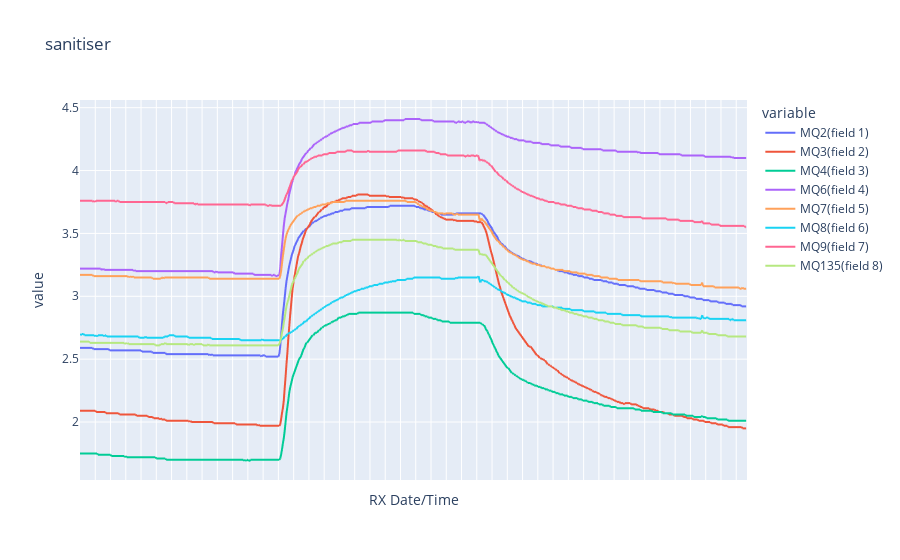
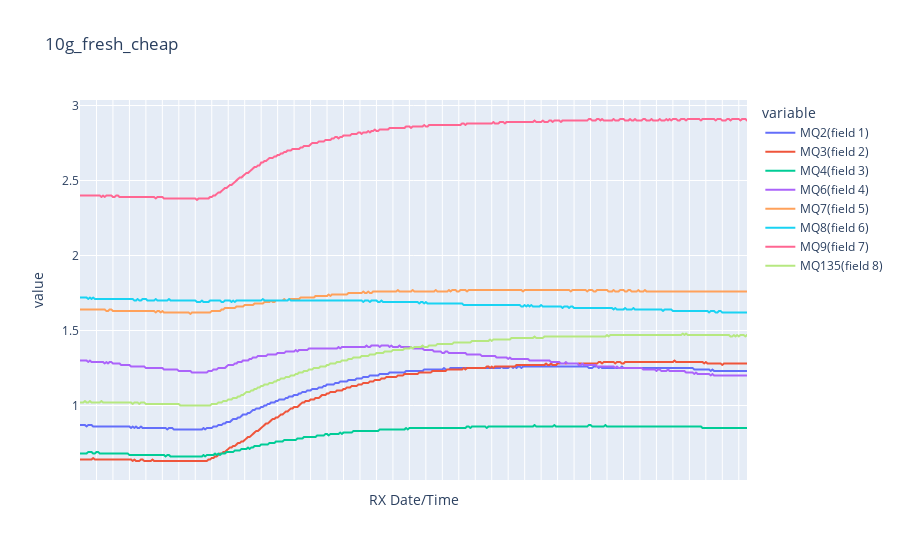
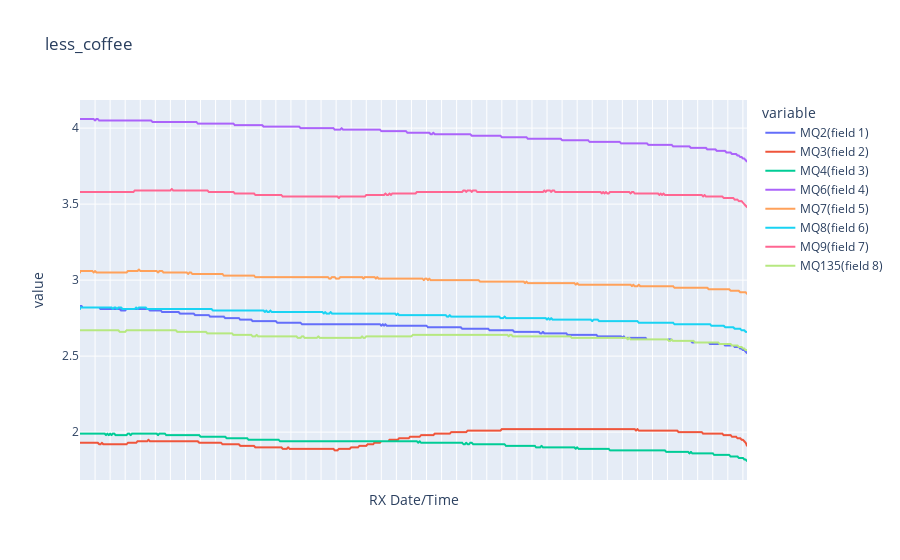
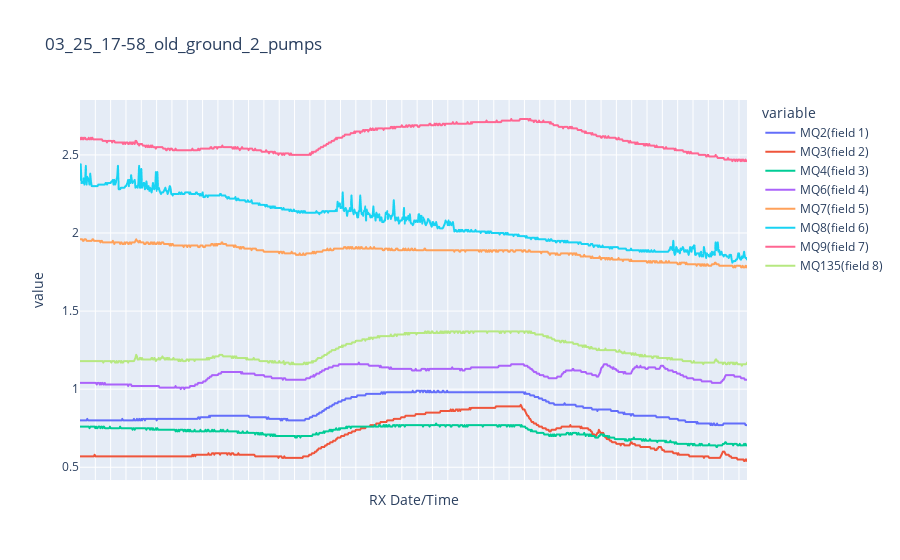

The notebook cell these images were saved under, in order:
### Code cell
show_chart('sanitiser')
# show_chart('10g_semi-fresh_coffee')
show_chart('10g_fresh_cheap')
show_chart('less_coffee')
show_chart('03_25_17-58_old_ground_2_pumps')

### Figure 1 — Plotly figure (JSON) as saved in the notebook; plotly's stock layout.template omitted (floating-point values rounded to 4 significant figures; data arrays with more than 128 entries replaced by an {"elided": "..."} marker saying what was removed)
{"data": [{"hovertemplate": "variable=MQ2(field 1)<br>RX Date/Time=%{x}<br>value=%{y}<extra></extra>", "legendgroup": "MQ2(field 1)", "line": {"color": "#636efa", "dash": "solid"}, "mode": "lines", "name": "MQ2(field 1)", "showlegend": true, "type": "scattergl", "x": {"elided": "744 str values"}, "xaxis": "x", "y": {"elided": "744 float values"}, "yaxis": "y"}, {"hovertemplate": "variable=MQ3(field 2)<br>RX Date/Time=%{x}<br>value=%{y}<extra></extra>", "legendgroup": "MQ3(field 2)", "line": {"color": "#EF553B", "dash": "solid"}, "mode": "lines", "name": "MQ3(field 2)", "showlegend": true, "type": "scattergl", "x": {"elided": "744 str values"}, "xaxis": "x", "y": {"elided": "744 float values"}, "yaxis": "y"}, {"hovertemplate": "variable=MQ4(field 3)<br>RX Date/Time=%{x}<br>value=%{y}<extra></extra>", "legendgroup": "MQ4(field 3)", "line": {"color": "#00cc96", "dash": "solid"}, "mode": "lines", "name": "MQ4(field 3)", "showlegend": true, "type": "scattergl", "x": {"elided": "744 str values"}, "xaxis": "x", "y": {"elided": "744 float values"}, "yaxis": "y"}, {"hovertemplate": "variable=MQ6(field 4)<br>RX Date/Time=%{x}<br>value=%{y}<extra></extra>", "legendgroup": "MQ6(field 4)", "line": {"color": "#ab63fa", "dash": "solid"}, "mode": "lines", "name": "MQ6(field 4)", "showlegend": true, "type": "scattergl", "x": {"elided": "744 str values"}, "xaxis": "x", "y": {"elided": "744 float values"}, "yaxis": "y"}, {"hovertemplate": "variable=MQ7(field 5)<br>RX Date/Time=%{x}<br>value=%{y}<extra></extra>", "legendgroup": "MQ7(field 5)", "line": {"color": "#FFA15A", "dash": "solid"}, "mode": "lines", "name": "MQ7(field 5)", "showlegend": true, "type": "scattergl", "x": {"elided": "744 str values"}, "xaxis": "x", "y": {"elided": "744 float values"}, "yaxis": "y"}, {"hovertemplate": "variable=MQ8(field 6)<br>RX Date/Time=%{x}<br>value=%{y}<extra></extra>", "legendgroup": "MQ8(field 6)", "line": {"color": "#19d3f3", "dash": "solid"}, "mode": "lines", "name": "MQ8(field 6)", "showlegend": true, "type": "scattergl", "x": {"elided": "744 str values"}, "xaxis": "x", "y": {"elided": "744 float values"}, "yaxis": "y"}, {"hovertemplate": "variable=MQ9(field 7)<br>RX Date/Time=%{x}<br>value=%{y}<extra></extra>", "legendgroup": "MQ9(field 7)", "line": {"color": "#FF6692", "dash": "solid"}, "mode": "lines", "name": "MQ9(field 7)", "showlegend": true, "type": "scattergl", "x": {"elided": "744 str values"}, "xaxis": "x", "y": {"elided": "744 float values"}, "yaxis": "y"}, {"hovertemplate": "variable=MQ135(field 8)<br>RX Date/Time=%{x}<br>value=%{y}<extra></extra>", "legendgroup": "MQ135(field 8)", "line": {"color": "#B6E880", "dash": "solid"}, "mode": "lines", "name": "MQ135(field 8)", "showlegend": true, "type": "scattergl", "x": {"elided": "744 str values"}, "xaxis": "x", "y": {"elided": "744 float values"}, "yaxis": "y"}], "layout": {"autosize": true, "legend": {"title": {"text": "variable"}, "tracegroupgap": 0}, "title": {"text": "sanitiser"}, "xaxis": {"anchor": "y", "autorange": true, "domain": [0, 1], "range": [0, 743], "showticklabels": false, "title": {"text": "RX Date/Time"}, "type": "category"}, "yaxis": {"anchor": "x", "autorange": true, "domain": [0, 1], "range": [1.539, 4.561], "title": {"text": "value"}, "type": "linear"}}}

### Figure 2 — Plotly figure (JSON) as saved in the notebook; plotly's stock layout.template omitted (floating-point values rounded to 4 significant figures; data arrays with more than 128 entries replaced by an {"elided": "..."} marker saying what was removed)
{"data": [{"hovertemplate": "variable=MQ2(field 1)<br>RX Date/Time=%{x}<br>value=%{y}<extra></extra>", "legendgroup": "MQ2(field 1)", "line": {"color": "#636efa", "dash": "solid"}, "mode": "lines", "name": "MQ2(field 1)", "showlegend": true, "type": "scattergl", "x": {"elided": "407 str values"}, "xaxis": "x", "y": {"elided": "407 float values"}, "yaxis": "y"}, {"hovertemplate": "variable=MQ3(field 2)<br>RX Date/Time=%{x}<br>value=%{y}<extra></extra>", "legendgroup": "MQ3(field 2)", "line": {"color": "#EF553B", "dash": "solid"}, "mode": "lines", "name": "MQ3(field 2)", "showlegend": true, "type": "scattergl", "x": {"elided": "407 str values"}, "xaxis": "x", "y": {"elided": "407 float values"}, "yaxis": "y"}, {"hovertemplate": "variable=MQ4(field 3)<br>RX Date/Time=%{x}<br>value=%{y}<extra></extra>", "legendgroup": "MQ4(field 3)", "line": {"color": "#00cc96", "dash": "solid"}, "mode": "lines", "name": "MQ4(field 3)", "showlegend": true, "type": "scattergl", "x": {"elided": "407 str values"}, "xaxis": "x", "y": {"elided": "407 float values"}, "yaxis": "y"}, {"hovertemplate": "variable=MQ6(field 4)<br>RX Date/Time=%{x}<br>value=%{y}<extra></extra>", "legendgroup": "MQ6(field 4)", "line": {"color": "#ab63fa", "dash": "solid"}, "mode": "lines", "name": "MQ6(field 4)", "showlegend": true, "type": "scattergl", "x": {"elided": "407 str values"}, "xaxis": "x", "y": {"elided": "407 float values"}, "yaxis": "y"}, {"hovertemplate": "variable=MQ7(field 5)<br>RX Date/Time=%{x}<br>value=%{y}<extra></extra>", "legendgroup": "MQ7(field 5)", "line": {"color": "#FFA15A", "dash": "solid"}, "mode": "lines", "name": "MQ7(field 5)", "showlegend": true, "type": "scattergl", "x": {"elided": "407 str values"}, "xaxis": "x", "y": {"elided": "407 float values"}, "yaxis": "y"}, {"hovertemplate": "variable=MQ8(field 6)<br>RX Date/Time=%{x}<br>value=%{y}<extra></extra>", "legendgroup": "MQ8(field 6)", "line": {"color": "#19d3f3", "dash": "solid"}, "mode": "lines", "name": "MQ8(field 6)", "showlegend": true, "type": "scattergl", "x": {"elided": "407 str values"}, "xaxis": "x", "y": {"elided": "407 float values"}, "yaxis": "y"}, {"hovertemplate": "variable=MQ9(field 7)<br>RX Date/Time=%{x}<br>value=%{y}<extra></extra>", "legendgroup": "MQ9(field 7)", "line": {"color": "#FF6692", "dash": "solid"}, "mode": "lines", "name": "MQ9(field 7)", "showlegend": true, "type": "scattergl", "x": {"elided": "407 str values"}, "xaxis": "x", "y": {"elided": "407 float values"}, "yaxis": "y"}, {"hovertemplate": "variable=MQ135(field 8)<br>RX Date/Time=%{x}<br>value=%{y}<extra></extra>", "legendgroup": "MQ135(field 8)", "line": {"color": "#B6E880", "dash": "solid"}, "mode": "lines", "name": "MQ135(field 8)", "showlegend": true, "type": "scattergl", "x": {"elided": "407 str values"}, "xaxis": "x", "y": {"elided": "407 float values"}, "yaxis": "y"}], "layout": {"autosize": true, "legend": {"title": {"text": "variable"}, "tracegroupgap": 0}, "title": {"text": "10g_fresh_cheap"}, "xaxis": {"anchor": "y", "autorange": true, "domain": [0, 1], "range": [0, 405], "showticklabels": false, "title": {"text": "RX Date/Time"}, "type": "category"}, "yaxis": {"anchor": "x", "autorange": true, "domain": [0, 1], "range": [0.5033, 3.037], "title": {"text": "value"}, "type": "linear"}}}

### Figure 3 — Plotly figure (JSON) as saved in the notebook; plotly's stock layout.template omitted (floating-point values rounded to 4 significant figures; data arrays with more than 128 entries replaced by an {"elided": "..."} marker saying what was removed)
{"data": [{"hovertemplate": "variable=MQ2(field 1)<br>RX Date/Time=%{x}<br>value=%{y}<extra></extra>", "legendgroup": "MQ2(field 1)", "line": {"color": "#636efa", "dash": "solid"}, "mode": "lines", "name": "MQ2(field 1)", "showlegend": true, "type": "scattergl", "x": {"elided": "489 str values"}, "xaxis": "x", "y": {"elided": "489 float values"}, "yaxis": "y"}, {"hovertemplate": "variable=MQ3(field 2)<br>RX Date/Time=%{x}<br>value=%{y}<extra></extra>", "legendgroup": "MQ3(field 2)", "line": {"color": "#EF553B", "dash": "solid"}, "mode": "lines", "name": "MQ3(field 2)", "showlegend": true, "type": "scattergl", "x": {"elided": "489 str values"}, "xaxis": "x", "y": {"elided": "489 float values"}, "yaxis": "y"}, {"hovertemplate": "variable=MQ4(field 3)<br>RX Date/Time=%{x}<br>value=%{y}<extra></extra>", "legendgroup": "MQ4(field 3)", "line": {"color": "#00cc96", "dash": "solid"}, "mode": "lines", "name": "MQ4(field 3)", "showlegend": true, "type": "scattergl", "x": {"elided": "489 str values"}, "xaxis": "x", "y": {"elided": "489 float values"}, "yaxis": "y"}, {"hovertemplate": "variable=MQ6(field 4)<br>RX Date/Time=%{x}<br>value=%{y}<extra></extra>", "legendgroup": "MQ6(field 4)", "line": {"color": "#ab63fa", "dash": "solid"}, "mode": "lines", "name": "MQ6(field 4)", "showlegend": true, "type": "scattergl", "x": {"elided": "489 str values"}, "xaxis": "x", "y": {"elided": "489 float values"}, "yaxis": "y"}, {"hovertemplate": "variable=MQ7(field 5)<br>RX Date/Time=%{x}<br>value=%{y}<extra></extra>", "legendgroup": "MQ7(field 5)", "line": {"color": "#FFA15A", "dash": "solid"}, "mode": "lines", "name": "MQ7(field 5)", "showlegend": true, "type": "scattergl", "x": {"elided": "489 str values"}, "xaxis": "x", "y": {"elided": "489 float values"}, "yaxis": "y"}, {"hovertemplate": "variable=MQ8(field 6)<br>RX Date/Time=%{x}<br>value=%{y}<extra></extra>", "legendgroup": "MQ8(field 6)", "line": {"color": "#19d3f3", "dash": "solid"}, "mode": "lines", "name": "MQ8(field 6)", "showlegend": true, "type": "scattergl", "x": {"elided": "489 str values"}, "xaxis": "x", "y": {"elided": "489 float values"}, "yaxis": "y"}, {"hovertemplate": "variable=MQ9(field 7)<br>RX Date/Time=%{x}<br>value=%{y}<extra></extra>", "legendgroup": "MQ9(field 7)", "line": {"color": "#FF6692", "dash": "solid"}, "mode": "lines", "name": "MQ9(field 7)", "showlegend": true, "type": "scattergl", "x": {"elided": "489 str values"}, "xaxis": "x", "y": {"elided": "489 float values"}, "yaxis": "y"}, {"hovertemplate": "variable=MQ135(field 8)<br>RX Date/Time=%{x}<br>value=%{y}<extra></extra>", "legendgroup": "MQ135(field 8)", "line": {"color": "#B6E880", "dash": "solid"}, "mode": "lines", "name": "MQ135(field 8)", "showlegend": true, "type": "scattergl", "x": {"elided": "489 str values"}, "xaxis": "x", "y": {"elided": "489 float values"}, "yaxis": "y"}], "layout": {"autosize": true, "legend": {"title": {"text": "variable"}, "tracegroupgap": 0}, "title": {"text": "less_coffee"}, "xaxis": {"anchor": "y", "autorange": true, "domain": [0, 1], "range": [0, 487], "showticklabels": false, "title": {"text": "RX Date/Time"}, "type": "category"}, "yaxis": {"anchor": "x", "autorange": true, "domain": [0, 1], "range": [1.685, 4.185], "title": {"text": "value"}, "type": "linear"}}}

### Figure 4 — Plotly figure (JSON) as saved in the notebook; plotly's stock layout.template omitted (floating-point values rounded to 4 significant figures; data arrays with more than 128 entries replaced by an {"elided": "..."} marker saying what was removed)
{"data": [{"hovertemplate": "variable=MQ2(field 1)<br>RX Date/Time=%{x}<br>value=%{y}<extra></extra>", "legendgroup": "MQ2(field 1)", "line": {"color": "#636efa", "dash": "solid"}, "mode": "lines", "name": "MQ2(field 1)", "showlegend": true, "type": "scattergl", "x": {"elided": "915 str values"}, "xaxis": "x", "y": {"elided": "915 float values"}, "yaxis": "y"}, {"hovertemplate": "variable=MQ3(field 2)<br>RX Date/Time=%{x}<br>value=%{y}<extra></extra>", "legendgroup": "MQ3(field 2)", "line": {"color": "#EF553B", "dash": "solid"}, "mode": "lines", "name": "MQ3(field 2)", "showlegend": true, "type": "scattergl", "x": {"elided": "915 str values"}, "xaxis": "x", "y": {"elided": "915 float values"}, "yaxis": "y"}, {"hovertemplate": "variable=MQ4(field 3)<br>RX Date/Time=%{x}<br>value=%{y}<extra></extra>", "legendgroup": "MQ4(field 3)", "line": {"color": "#00cc96", "dash": "solid"}, "mode": "lines", "name": "MQ4(field 3)", "showlegend": true, "type": "scattergl", "x": {"elided": "915 str values"}, "xaxis": "x", "y": {"elided": "915 float values"}, "yaxis": "y"}, {"hovertemplate": "variable=MQ6(field 4)<br>RX Date/Time=%{x}<br>value=%{y}<extra></extra>", "legendgroup": "MQ6(field 4)", "line": {"color": "#ab63fa", "dash": "solid"}, "mode": "lines", "name": "MQ6(field 4)", "showlegend": true, "type": "scattergl", "x": {"elided": "915 str values"}, "xaxis": "x", "y": {"elided": "915 float values"}, "yaxis": "y"}, {"hovertemplate": "variable=MQ7(field 5)<br>RX Date/Time=%{x}<br>value=%{y}<extra></extra>", "legendgroup": "MQ7(field 5)", "line": {"color": "#FFA15A", "dash": "solid"}, "mode": "lines", "name": "MQ7(field 5)", "showlegend": true, "type": "scattergl", "x": {"elided": "915 str values"}, "xaxis": "x", "y": {"elided": "915 float values"}, "yaxis": "y"}, {"hovertemplate": "variable=MQ8(field 6)<br>RX Date/Time=%{x}<br>value=%{y}<extra></extra>", "legendgroup": "MQ8(field 6)", "line": {"color": "#19d3f3", "dash": "solid"}, "mode": "lines", "name": "MQ8(field 6)", "showlegend": true, "type": "scattergl", "x": {"elided": "915 str values"}, "xaxis": "x", "y": {"elided": "915 float values"}, "yaxis": "y"}, {"hovertemplate": "variable=MQ9(field 7)<br>RX Date/Time=%{x}<br>value=%{y}<extra></extra>", "legendgroup": "MQ9(field 7)", "line": {"color": "#FF6692", "dash": "solid"}, "mode": "lines", "name": "MQ9(field 7)", "showlegend": true, "type": "scattergl", "x": {"elided": "915 str values"}, "xaxis": "x", "y": {"elided": "915 float values"}, "yaxis": "y"}, {"hovertemplate": "variable=MQ135(field 8)<br>RX Date/Time=%{x}<br>value=%{y}<extra></extra>", "legendgroup": "MQ135(field 8)", "line": {"color": "#B6E880", "dash": "solid"}, "mode": "lines", "name": "MQ135(field 8)", "showlegend": true, "type": "scattergl", "x": {"elided": "915 str values"}, "xaxis": "x", "y": {"elided": "915 float values"}, "yaxis": "y"}], "layout": {"autosize": true, "legend": {"title": {"text": "variable"}, "tracegroupgap": 0}, "title": {"text": "03_25_17-58_old_ground_2_pumps"}, "xaxis": {"anchor": "y", "autorange": true, "domain": [0, 1], "range": [0, 914], "showticklabels": false, "title": {"text": "RX Date/Time"}, "type": "category"}, "yaxis": {"anchor": "x", "autorange": true, "domain": [0, 1], "range": [0.4183, 2.852], "title": {"text": "value"}, "type": "linear"}}}
